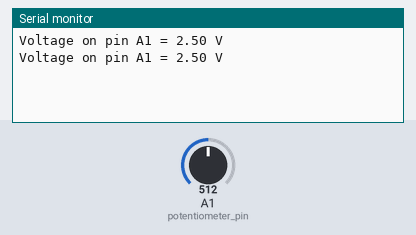
The sketch below on a simulated Arduino Uno, built with avr-gcc and run on an emulated ATmega328P. On the bench: the last lines printed to the serial monitor. The inputs (shaded band) are chosen by the test bench; at power-on: A1 (potentiometer_pin) = 512.

Above: at 1.8 s.
1.9 s: A1 (potentiometer_pin) set to 716
At 2.8 s:
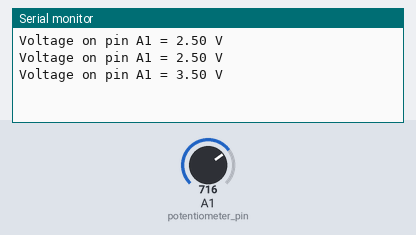
3.4 s: A1 (potentiometer_pin) set to 900
At 4.8 s:
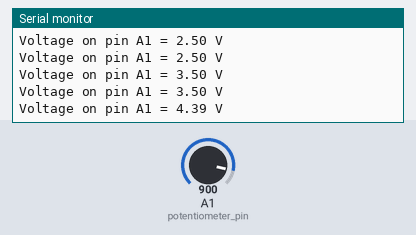
Timing chart, 0 to 6.4 s (numbered marks = the images above; inputs shaded):
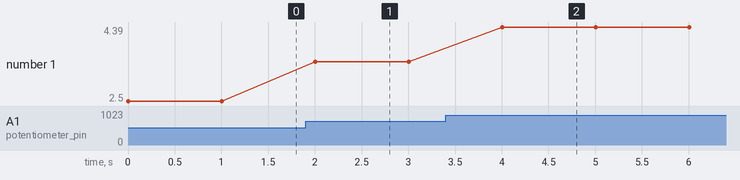

Measured:
- after the input at 1.9 s, the serial monitor: prints a new line after 0.10 s (image 1)
- after the input at 3.4 s, the serial monitor: prints a new line after 0.60 s (image 2)
- plotted number 1: 2.5 → 3.5 after the input at 1.9 s, 3.5 → 4.39 after the input at 3.4 s

The sketch:

potentiometer_read_serial.ino
```cpp
/**
 * @author Alexander Entinger, MSc / LXRobotics
 * @brief this sketch read the voltage from the potentiometer and transmits it to the pc where it can be viewed in the serial monitor (Tools -> Serial Monitor)
 * @file potentiometer_read_serial.ino
 */

static int const potentiometer_pin = 1; // A1

void setup() {
  Serial.begin(115200);
}

void loop() {
  // read the voltage as adc value
  int const adc_value_potentiometer = analogRead(potentiometer_pin);
  // convert to volt
  float const volt = (float)(adc_value_potentiometer)*(5.0/1024);
  // write to the pc
  Serial.print("Voltage on pin A1 = ");
  Serial.print(volt);
  Serial.println(" V");
  // wait a little
  delay(1000);
}
```
